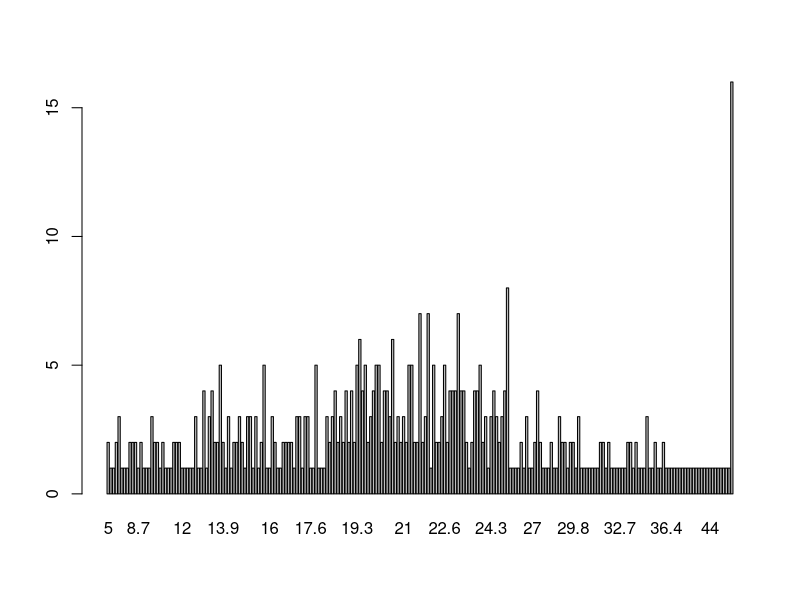
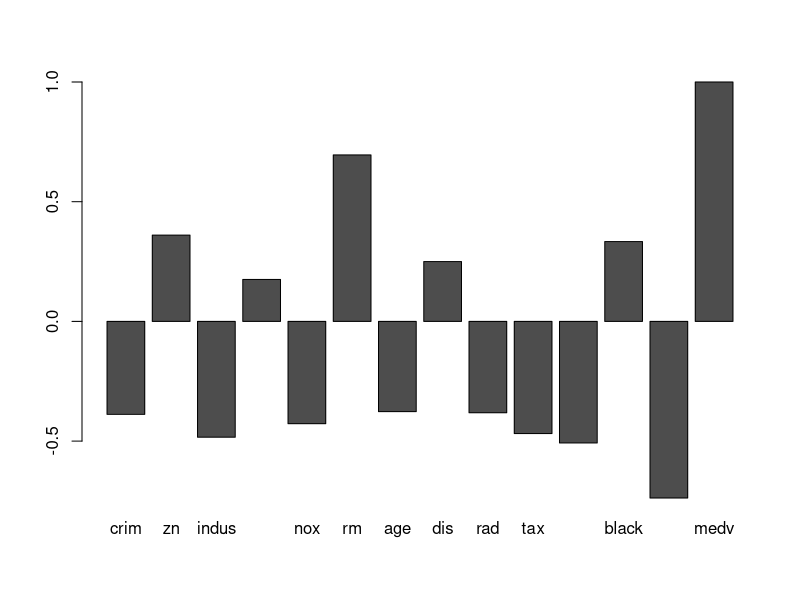
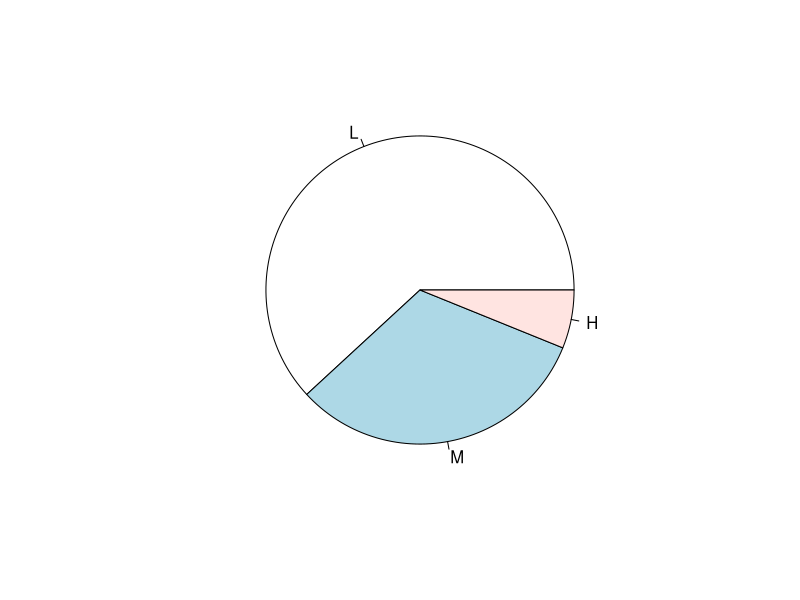

These charts were generated, in order, by the following R code:
## ---- chunk 1
library(MASS)
#介紹引入套件
data(Boston)
head(Boston)

## ---- chunk 2
table(Boston$medv)
barplot(table(Boston$medv))
MEDV50=subset(Boston,Boston$medv==50)

#比較富裕區與一般波士頓區域的差距
colMeans(Boston)
colMeans(MEDV50)
rbind(colMeans(Boston),colMeans(MEDV50))
## ---- chunk 3
#解釋1非常正相關 -1是非常負相關
cor(Boston$medv,Boston)

barplot(cor(Boston$medv,Boston))

#??sort.int(cor(Boston$medv,Boston),index.return = TRUE)

#與房間數是正相關,與低收入戶比例負相關
## ---- chunk 4
Boston$Income=cut(Boston$lstat,breaks=3)
Boston$Income

Boston$Income=cut(Boston$lstat,breaks=3,label=c("L","M","H"))

#增加等量分類


#解釋data.frame;解釋num,int,factor
table(Boston$Income)
pie(table(Boston$Income))


str(Boston)
## ---- chunk 5
x <- "abc";y <- "dbbbe"
paste(x, y, sep=",")
## ---- chunk 6
strsplit(x, "b")
## ---- chunk 7
name1<-"郭雪芙"
substring(name1, 1, 1)
name2<-"金城武"
substring(name2, 1, 2)
## ---- chunk 8
x <- 1
x < 2
x <= 1
## ---- chunk 9
1 + 2
## ---- chunk 10
1 - 2
## ---- chunk 11
1 * 2
## ---- chunk 12
1L / 2L
## ---- chunk 13
Month1=c(1,2,3,4,5,6,7,8,9,10,11,12)
length(Month1)
Month2=1:12
length(Month2)

1:2 + 1:3
## ---- chunk 14
x <- c(1L, 2.0, "3")
class(x)
x
## ---- chunk 15
x<-list(1L,2,"3")
## ---- chunk 16
x<-list(1L,2,"3",mean)
## ---- chunk 17
as.numeric("2")
as.integer("a")
## ---- chunk 18
x <- c("F","M","F","F")
x
x <- factor(c("F","M","F","F"), levels=c("F","M"))
x
x <- factor(c("F","M","F","F"), levels=c("F"))
levels(x)
as.integer(x)
## ---- chunk 19
str(Boston)
